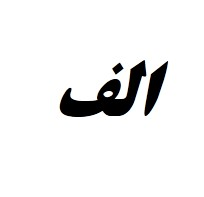
#> input picture Datasets/DS-1/1-alef/73alef.jpg, 204 x 197 px, given as the content of the folder Datasets/DS-2 changed, which was not available
$ jupyter execute --allow-errors my_models.ipynb
#> lines starting #> are read from the running program, lines starting #| are printed output that depends on the picture; pictures that were not available may be replaced by others from this repository, and a replacement may not be noted
[cell 1]
# Libraries
from sklearn.preprocessing import StandardScaler
from sklearn.model_selection import train_test_split
from tensorflow.keras.applications import ResNet50
from tensorflow.keras.applications.resnet50 import preprocess_input
from tensorflow.keras.models import Model
from sklearn.linear_model import LogisticRegression
from sklearn.metrics import classification_report
from sklearn.neighbors import KNeighborsClassifier
from sklearn.svm import SVC
from sklearn.tree import DecisionTreeClassifier
from sklearn.model_selection import GridSearchCV
import os
import cv2
import numpy as np
import warnings

[cell 2]
# Loading Data & PreProcessing
warnings.filterwarnings('ignore')

try:
    import tensorflow as tf
    from sklearn.model_selection import train_test_split

    print("Libraries Loaded Successfully")
except ImportError:
    print("Failed to Load Libraries!")


class DataLoader:
    def __init__(self, path=r'C:\Users\NoteBook\Desktop\alphabet\DS-3', image_size=50, shrink=0, padding=10, threshold=100, invert=False):
        self.PATH = path
        self.IMAGE_SIZE = image_size
        self.PADDING = padding
        self.INVERT = invert
        self.THRESHOLD = threshold
        self.SLICE = shrink

        self.x_data = []
        self.y_data = []
        self.labels = []
        self.CATEGORIES = []
        self.list_categories = []

    def get_categories(self):
        """Get and sort categories based on folder names."""
        for folder in os.listdir(self.PATH):
            label = folder.split("-")[0]
            self.labels.append(label)
            self.list_categories.append(folder)

        try:
            self.list_categories = sorted(self.list_categories, key=lambda x: int(x.split("-")[0]))
        except ValueError:
            self.list_categories = sorted(self.list_categories)

        print("Found Categories:", self.list_categories, '\n')
        return self.list_categories

    def centerize(self, image):
        """Center the letter in the image using contours to find the bounding box."""

        contours, _ = cv2.findContours(image, cv2.RETR_EXTERNAL, cv2.CHAIN_APPROX_SIMPLE)

        if len(contours) == 0:
            return image

        x, y, w, h = cv2.boundingRect(max(contours, key=cv2.contourArea))

        cropped_image = image[y:y + h, x:x + w]

        centered_image = np.zeros((self.IMAGE_SIZE, self.IMAGE_SIZE), dtype=np.uint8)

        start_x = (self.IMAGE_SIZE - w) // 2
        start_y = (self.IMAGE_SIZE - h) // 2

        centered_image[start_y:start_y + h, start_x:start_x + w] = cropped_image

        return centered_image

    def enhance(self, image):
        """Enhance the quality of image by boosting the values below a certain threshold"""

        _, enhanced_image = cv2.threshold(image, self.THRESHOLD, 255, cv2.THRESH_BINARY)
        return enhanced_image

    def preprocess_image(self, image_path):
        """Preprocess the image by zooming in (shrinking) while keeping the final size constant."""

        image = cv2.imread(image_path, cv2.IMREAD_GRAYSCALE)
#> image: shape (197, 204); min 0, max 255, mean 239
        if image is None:
            return None

        padded_image = cv2.copyMakeBorder(image, self.PADDING, self.PADDING, self.PADDING, self.PADDING, cv2.BORDER_CONSTANT, value=0)
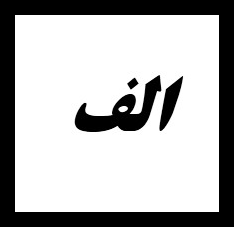
#> padded_image: shape (227, 234); min 0, max 255, mean 180.8
        if self.INVERT:
            padded_image = 255 - padded_image

        resized_image = cv2.resize(padded_image, (self.IMAGE_SIZE, self.IMAGE_SIZE))
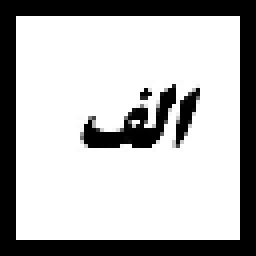
#> resized_image: shape (64, 64) (shown 4 times larger); min 0, max 255, mean 183.2

        cropped_image = resized_image[self.SLICE:self.IMAGE_SIZE - self.SLICE,
                        self.SLICE:self.IMAGE_SIZE - self.SLICE]

        zoomed_image = cv2.resize(cropped_image, (self.IMAGE_SIZE, self.IMAGE_SIZE))

        centered_image = self.centerize(zoomed_image)
#> in centerize, `contours, _ = cv2.findContours(image, cv2.RETR_EXTERNAL, cv2.CHAIN_APP..`: contours = [[[4, 4], [4, 59], [59, 59], [59, 4]]]
#> in centerize, `x, y, w, h = cv2.boundingRect(max(contours, key=cv2.contourArea))`: x = 4; w = 56
#> in centerize, `cropped_image = image[y:y + h, x:x + w]`:
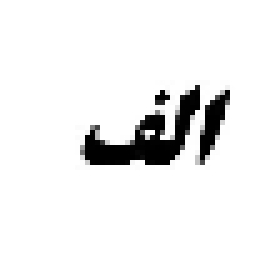
#> cropped_image: shape (56, 56) (shown 5 times larger); min 0, max 255, mean 239.2
#> in centerize, `start_x = (self.IMAGE_SIZE - w) // 2`: start_x = 4

        if self.THRESHOLD != None:
            enhanced_image = self.enhance(centered_image)
            return enhanced_image
        else:
            return centered_image

    def process_images(self):
        """Process all images from the dataset."""
        self.CATEGORIES = self.get_categories()

        for category in self.CATEGORIES:
            category_path = os.path.join(self.PATH, category)
            class_index = self.CATEGORIES.index(category)

            for img_name in os.listdir(category_path):
                img_path = os.path.join(category_path, img_name)

                try:
                    image = self.preprocess_image(img_path)
                    if image is not None:
                        self.x_data.append(image)
                        self.y_data.append(class_index)
                except Exception as e:
                    print(f"Error processing {img_path}: {e}")

        X_Data = np.asarray(self.x_data) / 255.0
        Y_Data = np.asarray(self.y_data)
        X_Data = X_Data.reshape(-1, self.IMAGE_SIZE, self.IMAGE_SIZE)

        return X_Data, Y_Data

    def load_data(self):
        """Load and return the dataset."""

        print('Loading Files and Dataset ...')

        X_Data, Y_Data = self.process_images()
#> Y_Data = [0]

        X_train, X_test, y_train, y_test = train_test_split(X_Data, Y_Data, train_size=0.8, stratify=Y_Data,
                                                            random_state=0)

        return X_train, y_train, X_test, y_test


LABELS = {0: 'Alef',
          1: 'Be',
          2: 'Pe',
          3: 'Te',
          4: 'Se',
          5: 'Jim',
          6: 'Che',
          7: 'H',
          8: 'Khe',
          9: 'Dal',
          10: 'Zal',
          11: 'Re',
          12: 'Ze',
          13: 'Zhe',
          14: 'Sin',
          15: 'Shin',
          16: 'Sad',
          17: 'Zad',
          18: 'Ta',
          19: 'Za',
          20: 'Ayin',
          21: 'Ghayin',
          22: 'Fe',
          23: 'Ghaf',
          24: 'Kaf',
          25: 'Gaf',
          26: 'Lam',
          27: 'Mim',
          28: 'Noon',
          29: 'Vav',
          30: 'He',
          31: 'Ye',
          32: 'Zero',
          33: 'One',
          34: 'Two',
          35: 'Three',
          36: 'Four',
          37: 'Five',
          38: 'Six',
          39: 'Seven',
          40: 'Eight',
          41: 'Nine',
          42: 'Five'}

#> (the rest of this cell did not finish here and is left out)
